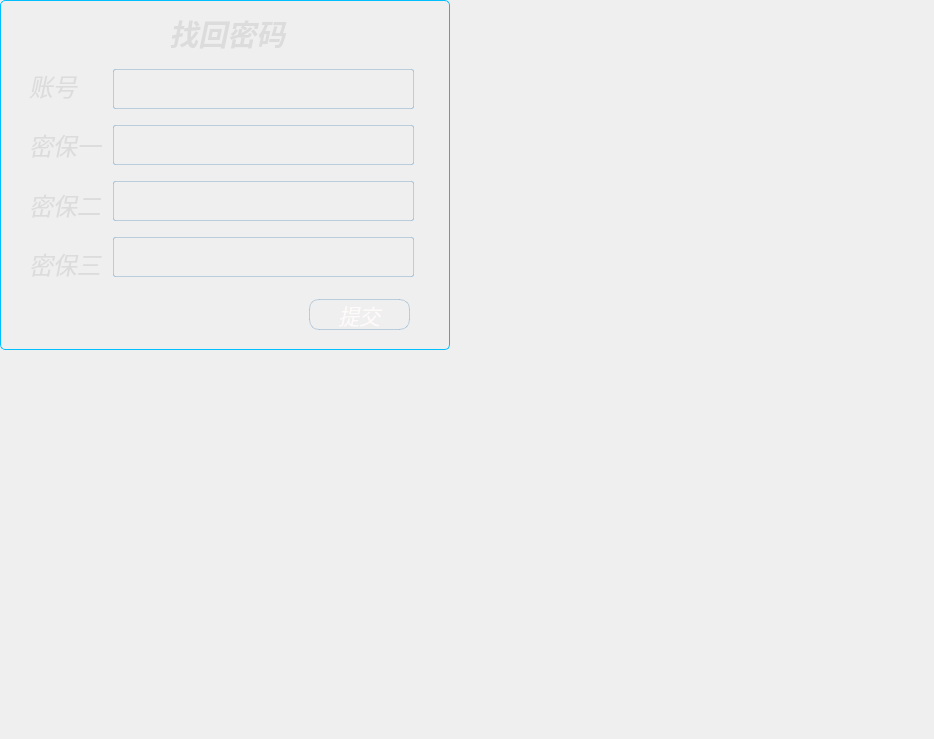
<?xml version="1.0" encoding="UTF-8"?>
<ui version="4.0">
 <class>findpassword</class>
 <widget class="QWidget" name="findpassword">
  <property name="geometry">
   <rect>
    <x>0</x>
    <y>0</y>
    <width>934</width>
    <height>739</height>
   </rect>
  </property>
  <property name="windowTitle">
   <string>Form</string>
  </property>
  <widget class="QFrame" name="frame">
   <property name="geometry">
    <rect>
     <x>0</x>
     <y>0</y>
     <width>450</width>
     <height>350</height>
    </rect>
   </property>
   <property name="minimumSize">
    <size>
     <width>450</width>
     <height>350</height>
    </size>
   </property>
   <property name="maximumSize">
    <size>
     <width>450</width>
     <height>350</height>
    </size>
   </property>
   <property name="styleSheet">
    <string notr="true">QFrame#frame{
/*frame是整个widget里面的容器，用于放置控件 整体拖动*/
/*背景图片*/
background-image: url(:/new/prefix1/findPassword.png);
/*边缘圆角半径设置*/
border: 1px solid rgba(0,191,255, 255);
border-radius:5px; 
}</string>
   </property>
   <property name="frameShape">
    <enum>QFrame::StyledPanel</enum>
   </property>
   <property name="frameShadow">
    <enum>QFrame::Raised</enum>
   </property>
   <widget class="QLabel" name="close">
    <property name="geometry">
     <rect>
      <x>420</x>
      <y>0</y>
      <width>28</width>
      <height>28</height>
     </rect>
    </property>
    <property name="minimumSize">
     <size>
      <width>28</width>
      <height>28</height>
     </size>
    </property>
    <property name="maximumSize">
     <size>
      <width>28</width>
      <height>28</height>
     </size>
    </property>
    <property name="cursor">
     <cursorShape>PointingHandCursor</cursorShape>
    </property>
    <property name="styleSheet">
     <string notr="true">/*关闭按钮*/</string>
    </property>
    <property name="text">
     <string/>
    </property>
    <property name="pixmap">
     <pixmap resource="SourceFile.qrc">:/new/prefix1/close.png</pixmap>
    </property>
   </widget>
   <widget class="QStackedWidget" name="stackedWidget">
    <property name="geometry">
     <rect>
      <x>29</x>
      <y>9</y>
      <width>391</width>
      <height>331</height>
     </rect>
    </property>
    <property name="currentIndex">
     <number>0</number>
    </property>
    <widget class="QWidget" name="page">
     <widget class="QWidget" name="layoutWidget">
      <property name="geometry">
       <rect>
        <x>0</x>
        <y>50</y>
        <width>385</width>
        <height>231</height>
       </rect>
      </property>
      <layout class="QHBoxLayout" name="horizontalLayout_2">
       <item>
        <layout class="QVBoxLayout" name="verticalLayout_3">
         <item>
          <widget class="QLabel" name="brandName_3">
           <property name="font">
            <font>
             <family>方正姚体</family>
             <pointsize>18</pointsize>
             <weight>50</weight>
             <italic>true</italic>
             <bold>false</bold>
            </font>
           </property>
           <property name="styleSheet">
            <string notr="true">/*产品名称*/
color:#DCDCDC;/*设置字体颜色*/</string>
           </property>
           <property name="text">
            <string>账号</string>
           </property>
          </widget>
         </item>
         <item>
          <widget class="QLabel" name="brandName_2">
           <property name="font">
            <font>
             <family>方正姚体</family>
             <pointsize>18</pointsize>
             <weight>50</weight>
             <italic>true</italic>
             <bold>false</bold>
            </font>
           </property>
           <property name="styleSheet">
            <string notr="true">/*产品名称*/
color:#DCDCDC;/*设置字体颜色*/</string>
           </property>
           <property name="text">
            <string>密保一</string>
           </property>
          </widget>
         </item>
         <item>
          <widget class="QLabel" name="brandName_4">
           <property name="font">
            <font>
             <family>方正姚体</family>
             <pointsize>18</pointsize>
             <weight>50</weight>
             <italic>true</italic>
             <bold>false</bold>
            </font>
           </property>
           <property name="styleSheet">
            <string notr="true">/*产品名称*/
color:#DCDCDC;/*设置字体颜色*/</string>
           </property>
           <property name="text">
            <string>密保二</string>
           </property>
          </widget>
         </item>
         <item>
          <widget class="QLabel" name="brandName_5">
           <property name="font">
            <font>
             <family>方正姚体</family>
             <pointsize>18</pointsize>
             <weight>50</weight>
             <italic>true</italic>
             <bold>false</bold>
            </font>
           </property>
           <property name="styleSheet">
            <string notr="true">/*产品名称*/
color:#DCDCDC;/*设置字体颜色*/</string>
           </property>
           <property name="text">
            <string>密保三</string>
           </property>
          </widget>
         </item>
        </layout>
       </item>
       <item>
        <layout class="QVBoxLayout" name="verticalLayout_4">
         <item>
          <widget class="QLineEdit" name="accout_line">
           <property name="minimumSize">
            <size>
             <width>250</width>
             <height>40</height>
            </size>
           </property>
           <property name="maximumSize">
            <size>
             <width>16777215</width>
             <height>40</height>
            </size>
           </property>
           <property name="font">
            <font>
             <family>Arial</family>
             <pointsize>15</pointsize>
             <italic>true</italic>
            </font>
           </property>
           <property name="styleSheet">
            <string notr="true"> /*文本输入框 账号输入*/
QLineEdit{
/*非悬浮时颜色设置*/
color:#FFFAFA;
border-style:outset;/*设置边框*/
background-color: rgba(255,255,255,0);
border-radius:2px;/*边框圆角半径设置*/
border: 1px solid rgba(70,130,180, 80)

}
QLineEdit::hover
{
/*悬浮时颜色设置*/
background-color:rgba(135,206,250, 255);
}</string>
           </property>
           <property name="text">
            <string/>
           </property>
           <property name="maxLength">
            <number>25</number>
           </property>
           <property name="placeholderText">
            <string/>
           </property>
           <property name="clearButtonEnabled">
            <bool>true</bool>
           </property>
          </widget>
         </item>
         <item>
          <widget class="QLineEdit" name="passwordProtect1">
           <property name="minimumSize">
            <size>
             <width>250</width>
             <height>40</height>
            </size>
           </property>
           <property name="maximumSize">
            <size>
             <width>16777215</width>
             <height>40</height>
            </size>
           </property>
           <property name="font">
            <font>
             <family>Arial</family>
             <pointsize>15</pointsize>
             <italic>true</italic>
            </font>
           </property>
           <property name="styleSheet">
            <string notr="true"> /*文本输入框 账号输入*/
QLineEdit{
/*非悬浮时颜色设置*/
color:#FFFAFA;
border-style:outset;/*设置边框*/
background-color: rgba(255,255,255,0);
border-radius:2px;/*边框圆角半径设置*/
border: 1px solid rgba(70,130,180, 80)

}
QLineEdit::hover
{
/*悬浮时颜色设置*/
background-color:rgba(135,206,250, 255);
}</string>
           </property>
           <property name="text">
            <string/>
           </property>
           <property name="maxLength">
            <number>25</number>
           </property>
           <property name="placeholderText">
            <string/>
           </property>
           <property name="clearButtonEnabled">
            <bool>true</bool>
           </property>
          </widget>
         </item>
         <item>
          <widget class="QLineEdit" name="passwordProtect2">
           <property name="minimumSize">
            <size>
             <width>250</width>
             <height>40</height>
            </size>
           </property>
           <property name="maximumSize">
            <size>
             <width>16777215</width>
             <height>40</height>
            </size>
           </property>
           <property name="font">
            <font>
             <family>Arial</family>
             <pointsize>15</pointsize>
             <italic>true</italic>
            </font>
           </property>
           <property name="styleSheet">
            <string notr="true"> /*文本输入框 账号输入*/
QLineEdit{
/*非悬浮时颜色设置*/
color:#FFFAFA;
border-style:outset;/*设置边框*/
background-color: rgba(255,255,255,0);
border-radius:2px;/*边框圆角半径设置*/
border: 1px solid rgba(70,130,180, 80)

}
QLineEdit::hover
{
/*悬浮时颜色设置*/
background-color:rgba(135,206,250, 255);
}</string>
           </property>
           <property name="text">
            <string/>
           </property>
           <property name="maxLength">
            <number>25</number>
           </property>
           <property name="placeholderText">
            <string/>
           </property>
           <property name="clearButtonEnabled">
            <bool>true</bool>
           </property>
          </widget>
         </item>
         <item>
          <widget class="QLineEdit" name="passwordProtect3">
           <property name="minimumSize">
            <size>
             <width>250</width>
             <height>40</height>
            </size>
           </property>
           <property name="maximumSize">
            <size>
             <width>16777215</width>
             <height>40</height>
            </size>
           </property>
           <property name="font">
            <font>
             <family>Arial</family>
             <pointsize>15</pointsize>
             <italic>true</italic>
            </font>
           </property>
           <property name="styleSheet">
            <string notr="true"> /*文本输入框 账号输入*/
QLineEdit{
/*非悬浮时颜色设置*/
color:#FFFAFA;
border-style:outset;/*设置边框*/
background-color: rgba(255,255,255,0);
border-radius:2px;/*边框圆角半径设置*/
border: 1px solid rgba(70,130,180, 80)

}
QLineEdit::hover
{
/*悬浮时颜色设置*/
background-color:rgba(135,206,250, 255);
}</string>
           </property>
           <property name="text">
            <string/>
           </property>
           <property name="maxLength">
            <number>25</number>
           </property>
           <property name="placeholderText">
            <string/>
           </property>
           <property name="clearButtonEnabled">
            <bool>true</bool>
           </property>
          </widget>
         </item>
        </layout>
       </item>
      </layout>
     </widget>
     <widget class="QLabel" name="brandName">
      <property name="geometry">
       <rect>
        <x>140</x>
        <y>0</y>
        <width>131</width>
        <height>49</height>
       </rect>
      </property>
      <property name="font">
       <font>
        <family>方正姚体</family>
        <pointsize>22</pointsize>
        <weight>75</weight>
        <italic>true</italic>
        <bold>true</bold>
       </font>
      </property>
      <property name="styleSheet">
       <string notr="true">/*产品名称*/
color:#DCDCDC;/*设置字体颜色*/</string>
      </property>
      <property name="text">
       <string>找回密码</string>
      </property>
     </widget>
     <widget class="QPushButton" name="commit_2">
      <property name="geometry">
       <rect>
        <x>280</x>
        <y>290</y>
        <width>101</width>
        <height>31</height>
       </rect>
      </property>
      <property name="minimumSize">
       <size>
        <width>0</width>
        <height>0</height>
       </size>
      </property>
      <property name="maximumSize">
       <size>
        <width>16777215</width>
        <height>16777215</height>
       </size>
      </property>
      <property name="font">
       <font>
        <family>方正姚体</family>
        <pointsize>16</pointsize>
        <weight>50</weight>
        <italic>true</italic>
        <bold>false</bold>
       </font>
      </property>
      <property name="cursor">
       <cursorShape>PointingHandCursor</cursorShape>
      </property>
      <property name="styleSheet">
       <string notr="true">/*登录按钮*/
QPushButton{
/*静置时设置*/
color:#FFFAFA;/*字体颜色设置*/
background-color:rgba(70,130,180, 0);/*背景颜色设置*/  
border-style:outset;/*背景颜色设置*/
border-radius:10px;/*边框圆角半径设置*/
border: 1px solid rgba(70,130,180, 80)
}

QPushButton:hover{
/*悬停时设置*/ /*由于与内部代码有冲突 已弃用*/
background-color:rgba(135,206,250, 255);
border-style:outset;/*边框设置*/
}
QPushButton:pressed{
/*按压时设置*/
background-color:rgba(173,216,230, 255);
/*背景颜色设置*/
border-style:inset;/*边框设置*/
}</string>
      </property>
      <property name="text">
       <string>提交</string>
      </property>
     </widget>
    </widget>
    <widget class="QWidget" name="page_2">
     <widget class="QLabel" name="brandName_6">
      <property name="geometry">
       <rect>
        <x>130</x>
        <y>0</y>
        <width>131</width>
        <height>49</height>
       </rect>
      </property>
      <property name="font">
       <font>
        <family>方正姚体</family>
        <pointsize>22</pointsize>
        <weight>75</weight>
        <italic>true</italic>
        <bold>true</bold>
       </font>
      </property>
      <property name="styleSheet">
       <string notr="true">/*产品名称*/
color:#DCDCDC;/*设置字体颜色*/</string>
      </property>
      <property name="text">
       <string>找回成功</string>
      </property>
     </widget>
     <widget class="QWidget" name="horizontalLayoutWidget">
      <property name="geometry">
       <rect>
        <x>0</x>
        <y>60</y>
        <width>391</width>
        <height>51</height>
       </rect>
      </property>
      <layout class="QHBoxLayout" name="horizontalLayout">
       <item>
        <widget class="QLabel" name="brandName_7">
         <property name="font">
          <font>
           <family>方正姚体</family>
           <pointsize>18</pointsize>
           <weight>50</weight>
           <italic>true</italic>
           <bold>false</bold>
          </font>
         </property>
         <property name="styleSheet">
          <string notr="true">/*产品名称*/
color:#DCDCDC;/*设置字体颜色*/</string>
         </property>
         <property name="text">
          <string>旧密码:</string>
         </property>
        </widget>
       </item>
       <item>
        <widget class="QLineEdit" name="passwordback">
         <property name="minimumSize">
          <size>
           <width>250</width>
           <height>40</height>
          </size>
         </property>
         <property name="maximumSize">
          <size>
           <width>16777215</width>
           <height>40</height>
          </size>
         </property>
         <property name="font">
          <font>
           <family>Arial</family>
           <pointsize>15</pointsize>
           <italic>true</italic>
          </font>
         </property>
         <property name="styleSheet">
          <string notr="true"> /*文本输入框 账号输入*/
QLineEdit{
/*非悬浮时颜色设置*/
color:#FFFAFA;
border-style:outset;/*设置边框*/
background-color: rgba(255,255,255,0);



}
</string>
         </property>
         <property name="text">
          <string/>
         </property>
         <property name="maxLength">
          <number>25</number>
         </property>
         <property name="readOnly">
          <bool>true</bool>
         </property>
         <property name="placeholderText">
          <string/>
         </property>
         <property name="clearButtonEnabled">
          <bool>false</bool>
         </property>
        </widget>
       </item>
      </layout>
     </widget>
     <widget class="QLabel" name="brandName_9">
      <property name="geometry">
       <rect>
        <x>0</x>
        <y>110</y>
        <width>251</width>
        <height>31</height>
       </rect>
      </property>
      <property name="font">
       <font>
        <family>方正姚体</family>
        <pointsize>18</pointsize>
        <weight>50</weight>
        <italic>true</italic>
        <bold>false</bold>
       </font>
      </property>
      <property name="styleSheet">
       <string notr="true">/*产品名称*/
color:#DCDCDC;/*设置字体颜色*/</string>
      </property>
      <property name="text">
       <string>您需要更改密码吗?</string>
      </property>
     </widget>
     <widget class="QWidget" name="horizontalLayoutWidget_2">
      <property name="geometry">
       <rect>
        <x>0</x>
        <y>140</y>
        <width>391</width>
        <height>51</height>
       </rect>
      </property>
      <layout class="QHBoxLayout" name="horizontalLayout_3">
       <item>
        <widget class="QLabel" name="brandName_10">
         <property name="font">
          <font>
           <family>方正姚体</family>
           <pointsize>18</pointsize>
           <weight>50</weight>
           <italic>true</italic>
           <bold>false</bold>
          </font>
         </property>
         <property name="styleSheet">
          <string notr="true">/*产品名称*/
color:#DCDCDC;/*设置字体颜色*/</string>
         </property>
         <property name="text">
          <string>新的密码:</string>
         </property>
        </widget>
       </item>
       <item>
        <widget class="QLineEdit" name="newpassword1">
         <property name="minimumSize">
          <size>
           <width>250</width>
           <height>40</height>
          </size>
         </property>
         <property name="maximumSize">
          <size>
           <width>16777215</width>
           <height>40</height>
          </size>
         </property>
         <property name="font">
          <font>
           <family>Arial</family>
           <pointsize>15</pointsize>
           <italic>true</italic>
          </font>
         </property>
         <property name="styleSheet">
          <string notr="true"> /*文本输入框 账号输入*/
QLineEdit{
/*非悬浮时颜色设置*/
color:#FFFAFA;
border-style:outset;/*设置边框*/
background-color: rgba(255,255,255,0);
border-radius:2px;/*边框圆角半径设置*/
border: 1px solid rgba(70,130,180, 80)

}
QLineEdit::hover
{
/*悬浮时颜色设置*/
background-color:rgba(135,206,250, 255);
}</string>
         </property>
         <property name="text">
          <string/>
         </property>
         <property name="maxLength">
          <number>25</number>
         </property>
         <property name="readOnly">
          <bool>false</bool>
         </property>
         <property name="placeholderText">
          <string/>
         </property>
         <property name="clearButtonEnabled">
          <bool>false</bool>
         </property>
        </widget>
       </item>
      </layout>
     </widget>
     <widget class="QWidget" name="horizontalLayoutWidget_3">
      <property name="geometry">
       <rect>
        <x>0</x>
        <y>190</y>
        <width>391</width>
        <height>51</height>
       </rect>
      </property>
      <layout class="QHBoxLayout" name="horizontalLayout_4">
       <item>
        <widget class="QLabel" name="brandName_11">
         <property name="font">
          <font>
           <family>方正姚体</family>
           <pointsize>18</pointsize>
           <weight>50</weight>
           <italic>true</italic>
           <bold>false</bold>
          </font>
         </property>
         <property name="styleSheet">
          <string notr="true">/*产品名称*/
color:#DCDCDC;/*设置字体颜色*/</string>
         </property>
         <property name="text">
          <string>确认密码:</string>
         </property>
        </widget>
       </item>
       <item>
        <widget class="QLineEdit" name="newpassword2">
         <property name="minimumSize">
          <size>
           <width>250</width>
           <height>40</height>
          </size>
         </property>
         <property name="maximumSize">
          <size>
           <width>16777215</width>
           <height>40</height>
          </size>
         </property>
         <property name="font">
          <font>
           <family>Arial</family>
           <pointsize>15</pointsize>
           <italic>true</italic>
          </font>
         </property>
         <property name="styleSheet">
          <string notr="true"> /*文本输入框 账号输入*/
QLineEdit{
/*非悬浮时颜色设置*/
color:#FFFAFA;
border-style:outset;/*设置边框*/
background-color: rgba(255,255,255,0);
border-radius:2px;/*边框圆角半径设置*/
border: 1px solid rgba(70,130,180, 80)

}
QLineEdit::hover
{
/*悬浮时颜色设置*/
background-color:rgba(135,206,250, 255);
}</string>
         </property>
         <property name="text">
          <string/>
         </property>
         <property name="maxLength">
          <number>25</number>
         </property>
         <property name="readOnly">
          <bool>false</bool>
         </property>
         <property name="placeholderText">
          <string/>
         </property>
         <property name="clearButtonEnabled">
          <bool>false</bool>
         </property>
        </widget>
       </item>
      </layout>
     </widget>
     <widget class="QPushButton" name="changePassword">
      <property name="geometry">
       <rect>
        <x>280</x>
        <y>260</y>
        <width>101</width>
        <height>31</height>
       </rect>
      </property>
      <property name="minimumSize">
       <size>
        <width>0</width>
        <height>0</height>
       </size>
      </property>
      <property name="maximumSize">
       <size>
        <width>16777215</width>
        <height>16777215</height>
       </size>
      </property>
      <property name="font">
       <font>
        <family>方正姚体</family>
        <pointsize>16</pointsize>
        <weight>50</weight>
        <italic>true</italic>
        <bold>false</bold>
       </font>
      </property>
      <property name="cursor">
       <cursorShape>PointingHandCursor</cursorShape>
      </property>
      <property name="styleSheet">
       <string notr="true">/*登录按钮*/
QPushButton{
/*静置时设置*/
color:#FFFAFA;/*字体颜色设置*/
background-color:rgba(70,130,180, 0);/*背景颜色设置*/  
border-style:outset;/*背景颜色设置*/
border-radius:10px;/*边框圆角半径设置*/
border: 1px solid rgba(70,130,180, 80)
}

QPushButton:hover{
/*悬停时设置*/ /*由于与内部代码有冲突 已弃用*/
background-color:rgba(135,206,250, 255);
border-style:outset;/*边框设置*/
}
QPushButton:pressed{
/*按压时设置*/
background-color:rgba(173,216,230, 255);
/*背景颜色设置*/
border-style:inset;/*边框设置*/
}</string>
      </property>
      <property name="text">
       <string>修改密码</string>
      </property>
     </widget>
     <widget class="QLabel" name="display">
      <property name="geometry">
       <rect>
        <x>0</x>
        <y>250</y>
        <width>191</width>
        <height>49</height>
       </rect>
      </property>
      <property name="font">
       <font>
        <family>方正姚体</family>
        <pointsize>22</pointsize>
        <weight>75</weight>
        <italic>true</italic>
        <bold>true</bold>
       </font>
      </property>
      <property name="styleSheet">
       <string notr="true">/*产品名称*/
color:#DCDCDC;/*设置字体颜色*/</string>
      </property>
      <property name="text">
       <string/>
      </property>
     </widget>
    </widget>
    <widget class="QWidget" name="page_3">
     <widget class="QLabel" name="brandName_8">
      <property name="geometry">
       <rect>
        <x>130</x>
        <y>0</y>
        <width>131</width>
        <height>49</height>
       </rect>
      </property>
      <property name="font">
       <font>
        <family>方正姚体</family>
        <pointsize>22</pointsize>
        <weight>75</weight>
        <italic>true</italic>
        <bold>true</bold>
       </font>
      </property>
      <property name="styleSheet">
       <string notr="true">/*产品名称*/
color:#DCDCDC;/*设置字体颜色*/</string>
      </property>
      <property name="text">
       <string>找回失败</string>
      </property>
     </widget>
     <widget class="QTextEdit" name="textEdit">
      <property name="geometry">
       <rect>
        <x>10</x>
        <y>60</y>
        <width>371</width>
        <height>231</height>
       </rect>
      </property>
      <property name="font">
       <font>
        <family>方正姚体</family>
        <pointsize>14</pointsize>
        <italic>false</italic>
       </font>
      </property>
      <property name="styleSheet">
       <string notr="true">color:#FFFAFA;/*字体颜色设置*/
background-color: rgba(255,255,255,0);
border-style:inset;/*背景颜色设置*/
border-radius:2px;/*边框圆角半径设置*/
border: 1px solid rgba(70,130,180, 80);</string>
      </property>
     </widget>
    </widget>
   </widget>
  </widget>
 </widget>
 <resources>
  <include location="SourceFile.qrc"/>
 </resources>
 <connections/>
</ui>
